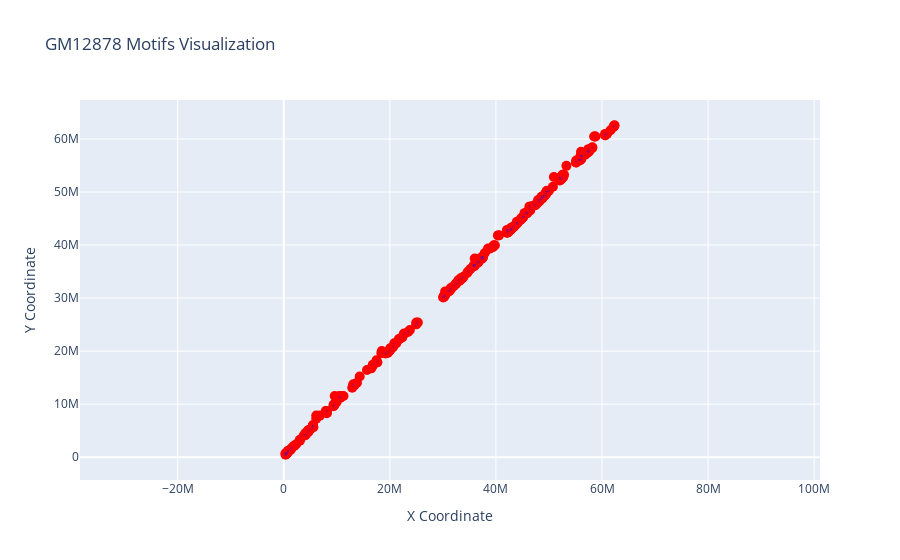

The notebook cell saved with this chart:
### Markdown cell above
Loops

### Code cell
import plotly.graph_objects as go
import pandas as pd

filtered_GM12878_motifs = GM12878_motifs[GM12878_motifs['GM12878_motifs'] == '20']

if filtered_GM12878_motifs.empty:
    print("No data to plot.")
else:
    fig = go.Figure()

    # Plot each motif
    for _, row in filtered_GM12878_motifs.iterrows():
        # Plot line for each motif
        fig.add_trace(go.Scatter(x=[row['x1'], row['x2']], y=[row['y1'], row['y2']],
                                 mode='lines+markers', marker=dict(color='blue')))
        
        # Plot centroid
        fig.add_trace(go.Scatter(x=[row['centroid1']], y=[row['centroid2']],
                                 mode='markers', marker=dict(color='red', size=10)))
        
        # Plot circle around centroid
        fig.add_shape(type="circle",
                      xref="x", yref="y",
                      x0=row['centroid1']-row['radius'], y0=row['centroid2']-row['radius'],
                      x1=row['centroid1']+row['radius'], y1=row['centroid2']+row['radius'],
                      line_color="blue",)

    # Set aspect of the plot to be equal, so circles aren't oval
    fig.update_layout(showlegend=False,
                      xaxis_title="X Coordinate",
                      yaxis_title="Y Coordinate",
                      title="GM12878 Motifs Visualization",
                      xaxis=dict(scaleanchor="y", scaleratio=1),
                      yaxis=dict(scaleanchor="x", scaleratio=1))
    
    fig.show()
